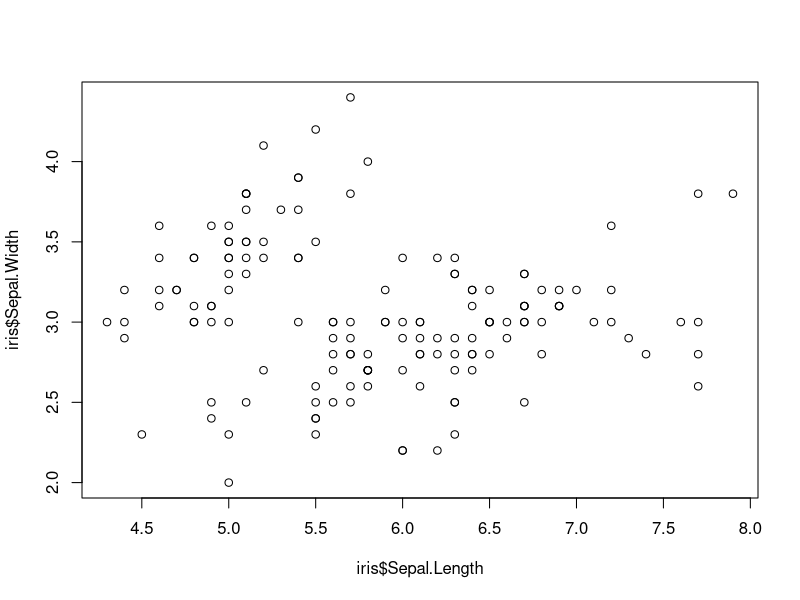
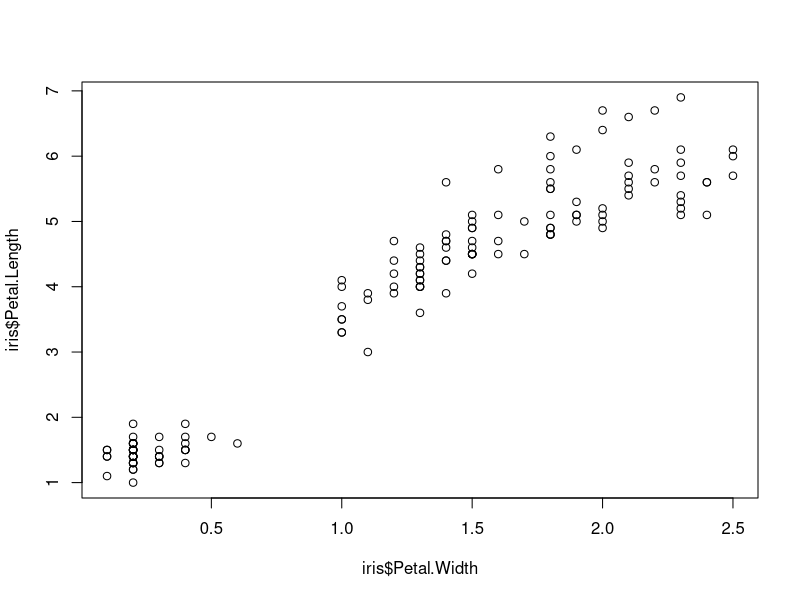
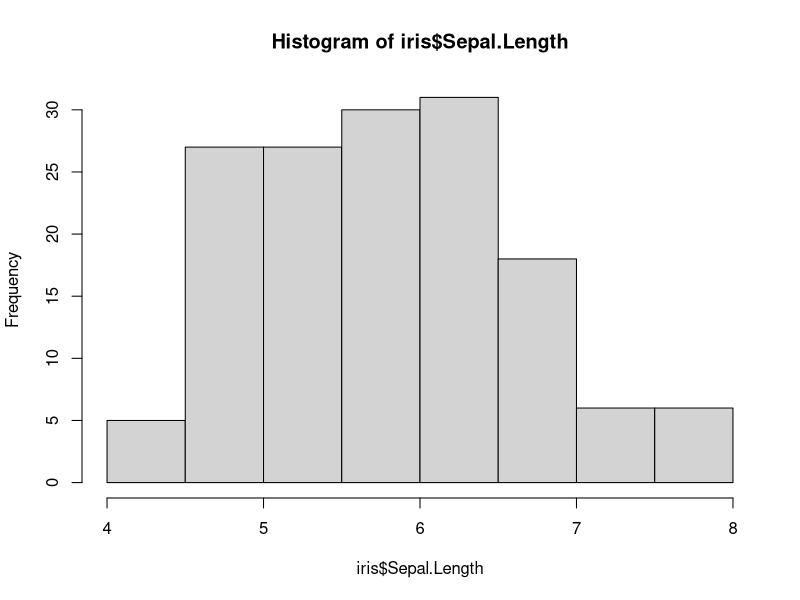

Write the R code that produced these figures, in order. (Note: this script raises an error after producing the figures.)
## ---- chunk 1
knitr::opts_chunk$set(echo = TRUE)
## ---- chunk 2
data = iris
plot(x = iris$Sepal.Length, y = iris$Sepal.Width)

plot(x = iris$Petal.Width, y = iris$Petal.Length)

hist(x = iris$Sepal.Length)

Print("Testing out this secondary branch")

## ---- chunk 3
plot(pressure)
